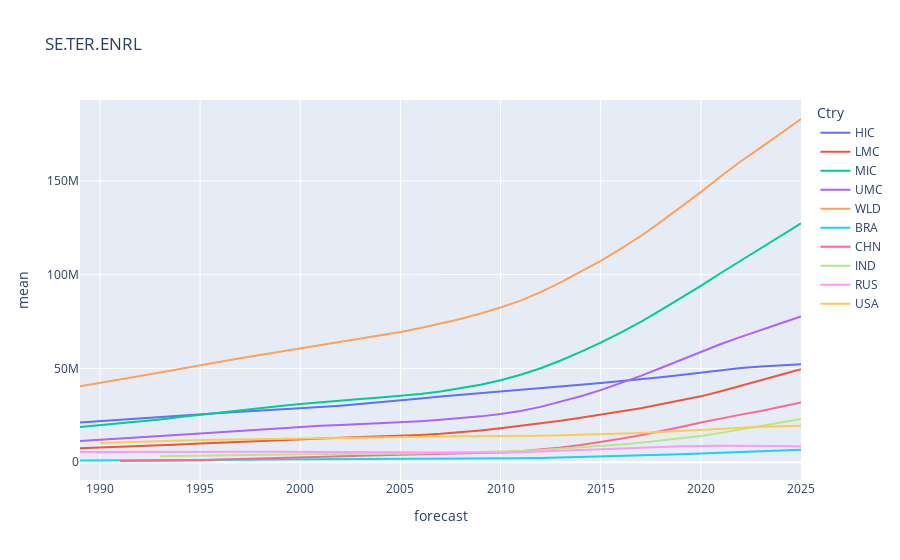

Here is the notebook cell this chart was saved with:
### Markdown cell above
##### SE.TER.ENRL

### Code cell
#Find top 10 countries
ind_label = 'SE.TER.ENRL'
ma_ind = data_indicators_t['Ind'] == ind_label
ma_fcst = data_indicators_t['forecast'] == 2025
data_plot = data_indicators_t[ma_ind & ma_fcst]
data_plot = data_plot.sort_values('mean', ascending=False).head(10)
list_ctry = data_plot['Ctry']

#Top 10 historical data
ma_fcst = data_indicators_t['Ctry'].isin(list_ctry)
data_plot_filt_ctry_terenrl = data_indicators_t[ma_ind & ma_fcst]

#Remove nan
ma_mean_na = data_plot_filt_ctry_terenrl['mean'].isna()
data_plot_filt_ctry_terenrl = data_plot_filt_ctry_terenrl[~ma_mean_na]

#Plot top 10 Ctry
px.line(data_plot_filt_ctry_terenrl, x = 'forecast', y = 'mean', color = 'Ctry', title=ind_label)
